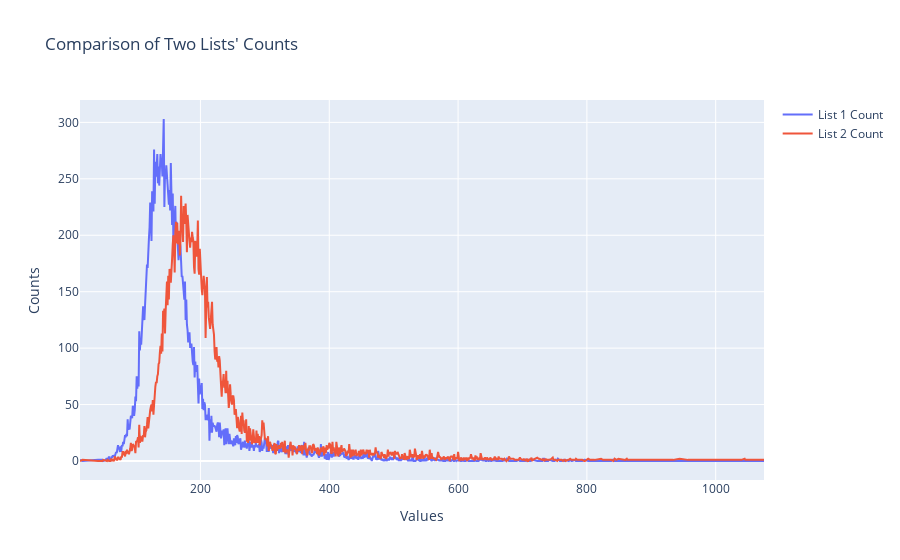

Write notebook code for a chart like this one.
### Code cell
import plotly.graph_objs as go
from collections import Counter



# Get the unified set of keys from both dictionaries
all_keys = sorted(set(count_vanilla.keys()).union(set(count_tokenized.keys())))

# Fill missing counts with 0 for both lists
y1 = [count_vanilla.get(key, 0) for key in all_keys]
y2 = [count_tokenized.get(key, 0) for key in all_keys]

# Create two bar traces, one for each list
trace1 = go.Scatter(x=all_keys, y=y1, name='List 1 Count')
trace2 = go.Scatter(x=all_keys, y=y2, name='List 2 Count')

# Layout configuration
layout = go.Layout(
    title="Tiny Stories Dataset average string length count",
    xaxis=dict(title='Values'),
    yaxis=dict(title='Counts'),
    barmode='group'  # 'group' places bars side-by-side
)

# Combine the traces into a figure
fig = go.Figure(data=[trace1, trace2], layout=layout)

# Show the plot
fig.show()

### Figure 1 — Plotly figure (JSON) as saved in the notebook; plotly's stock layout.template omitted (floating-point values rounded to 4 significant figures; data arrays with more than 128 entries replaced by an {"elided": "..."} marker saying what was removed)
{"data": [{"name": "List 1 Count", "type": "scatter", "x": {"elided": "741 int values"}, "y": {"elided": "741 int values"}}, {"name": "List 2 Count", "type": "scatter", "x": {"elided": "741 int values"}, "y": {"elided": "741 int values"}}], "layout": {"barmode": "group", "title": {"text": "Comparison of Two Lists' Counts"}, "xaxis": {"title": {"text": "Values"}}, "yaxis": {"title": {"text": "Counts"}}}}
